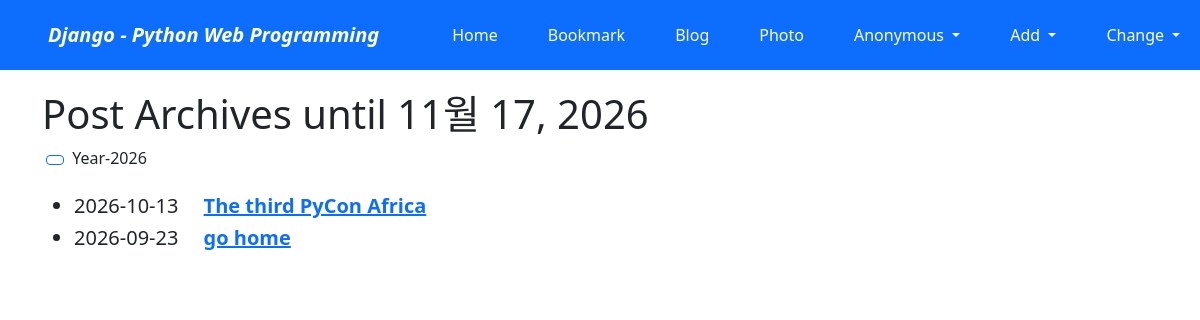
Screenshot of /blog/archive/ with the database file from the repository.
### blog/models.py (models this page shows, shortened)
class Post(models.Model):
    title = models.CharField(verbose_name='TITLE', max_length=50)
    slug = models.SlugField('SLUG', unique=True, help_text='one word for title alias.')
    description = models.CharField('DESCRIPTION', max_length=100, blank=True, help_text='simple description text.')
    content = models.TextField('CONTENT')
    create_dt = models.DateTimeField('CREATE DATE', auto_now_add=True)
    modify_dt = models.DateTimeField('MODIFY DATE', auto_now=True)
    tags = TaggableManager(blank=True)
    owner = models.ForeignKey(User, on_delete=models.CASCADE, verbose_name='OWNER', blank=True, null=True)
    class Meta:
        verbose_name = 'post'
        verbose_name_plural = 'posts'
        db_table = 'blog_posts'
        ordering = ('-modify_dt',)
    def get_absolute_url(self):
        return reverse('blog:post_detail', args=(self.slug,))

### blog/views.py (the view)
# urls.py: path('archive/', views.PostAV.as_view(), name='post_archive'),
class PostAV(ArchiveIndexView):
    model = Post
    date_field = 'modify_dt'

### blog/templates/blog/post_archive.html (shortened to what this page needs)
{% extends "base.html" %}
{% block content %}
    <h1>Post Archives until {% now "N d, Y" %}</h1>
    {% for date in date_list %}
    <a href="{% url 'blog:post_year_archive' date|date:'Y' %}"
        class="btn btn-outline-primary btn-sm mx-1"></a>
        Year-{{ date|date:"Y" }}</a>
    {% endfor %}
    <br><br>
    <div>
        <ul>
            {% for post in object_list %}
            <li class="h5">
                {{ post.modify_dt|date:"Y-m-d" }}&emsp;
            <a href="{{ post.get_absolute_url }}"><strong>{{ post.title }}</strong></a>
        </li>
        {% endfor %}
    </ul>
</div>
{% endblock %}

### rows the page displays
Post: modify_dt "2026-10-13", title "The third PyCon Africa"
Post: modify_dt "2026-09-23", title "go home"

### other values shown
{{ date|date:"Y" }} "2026"
